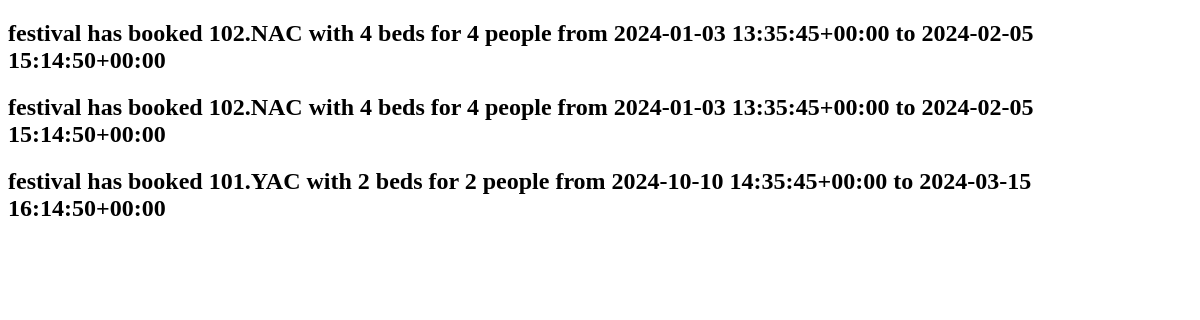
Before: /booking_list/ with the older database file.
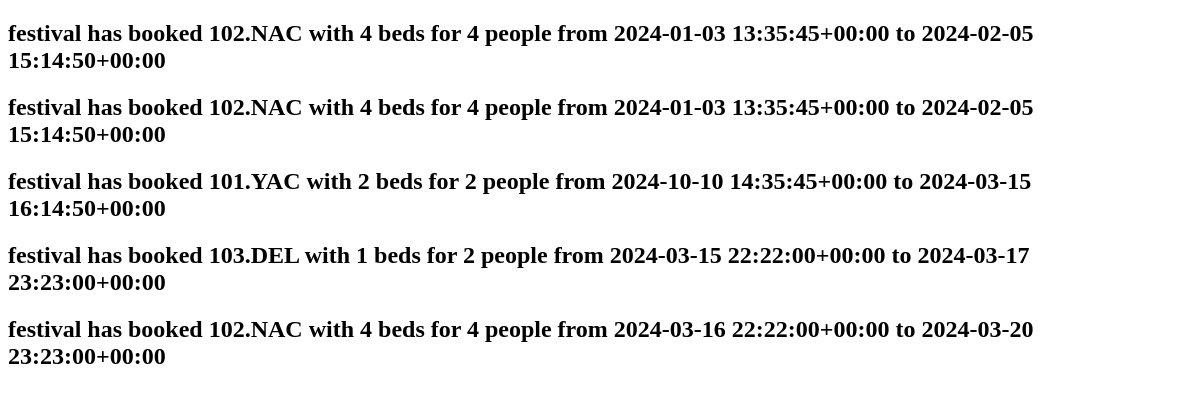
After: the same page with the newer database file.
### hotel/models.py (models this page shows)
class Booking(models.Model):
    user=models.ForeignKey(settings.AUTH_USER_MODEL, on_delete=models.CASCADE) #settings have authUsermodel,
    room=models.ForeignKey(Room, on_delete=models.CASCADE)
    check_in=models.DateTimeField()
    check_out=models.DateTimeField()
    def __str__(self):
        return f'{self.user} has booked {self.room} from {self.check_in} to {self.check_out}'

class Room(models.Model):
    Room_Categories=(
        ('YAC', 'AC'),
        ('NAC', 'NON-AC'),
        ('DEL', 'DELUXE'),
        ('KIN', 'KING'),
        ('QUE', 'QUEEN'),
    ) #left for database,Right to show
    number=models.IntegerField()
    category=models.CharField(max_length=3, choices=Room_Categories)
    beds=models.IntegerField()
    capacity=models.IntegerField()
    def __str__(self): #whenever you do something with your model it will show you this representation
        return f'{self.number}.{self.category} with {self.beds} beds for {self.capacity} people'

### hotel/views.py (the view)
# urls.py: path('booking_list/',BookingList.as_view(), name='BookingList'), # view er BookingList ke booking_list hishebe url nibe
class BookingList(ListView) :
    model=Booking

### hotel/templates/hotel/booking_list.html (shortened to what this page needs)
<!DOCTYPE html>
<html lang="en">
<head>
</head>
<body>
    {%for booking in booking_list%}
    <h2>{{booking}}</h2>
    {% endfor %}
</body>
</html>

Changed rows visible on the page:
added Booking: user+room+check_in "festival has booked 103.DEL with 1 beds for 2 people from 2024-03-15 22:22:00+00:00 to 2024-03-17 23:23:00+00:00"
added Booking: user+room+check_in "festival has booked 102.NAC with 4 beds for 4 people from 2024-03-16 22:22:00+00:00 to 2024-03-20 23:23:00+00:00"
